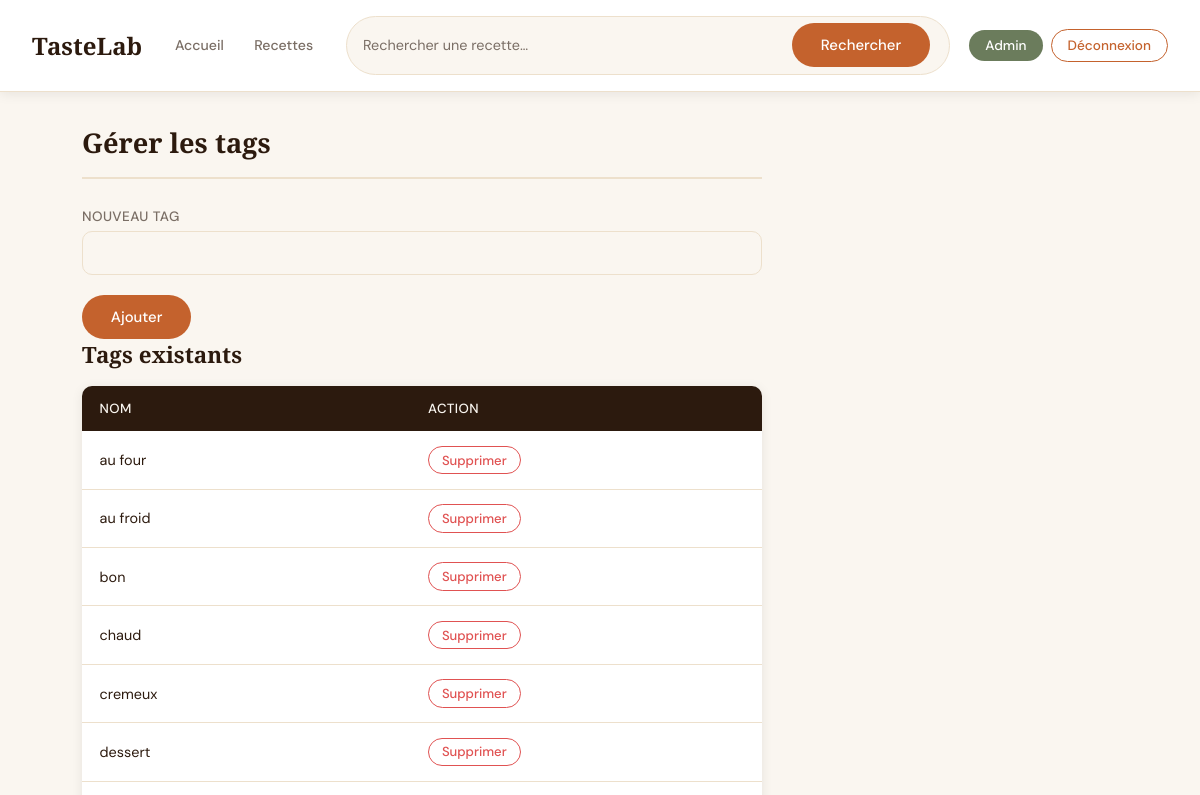
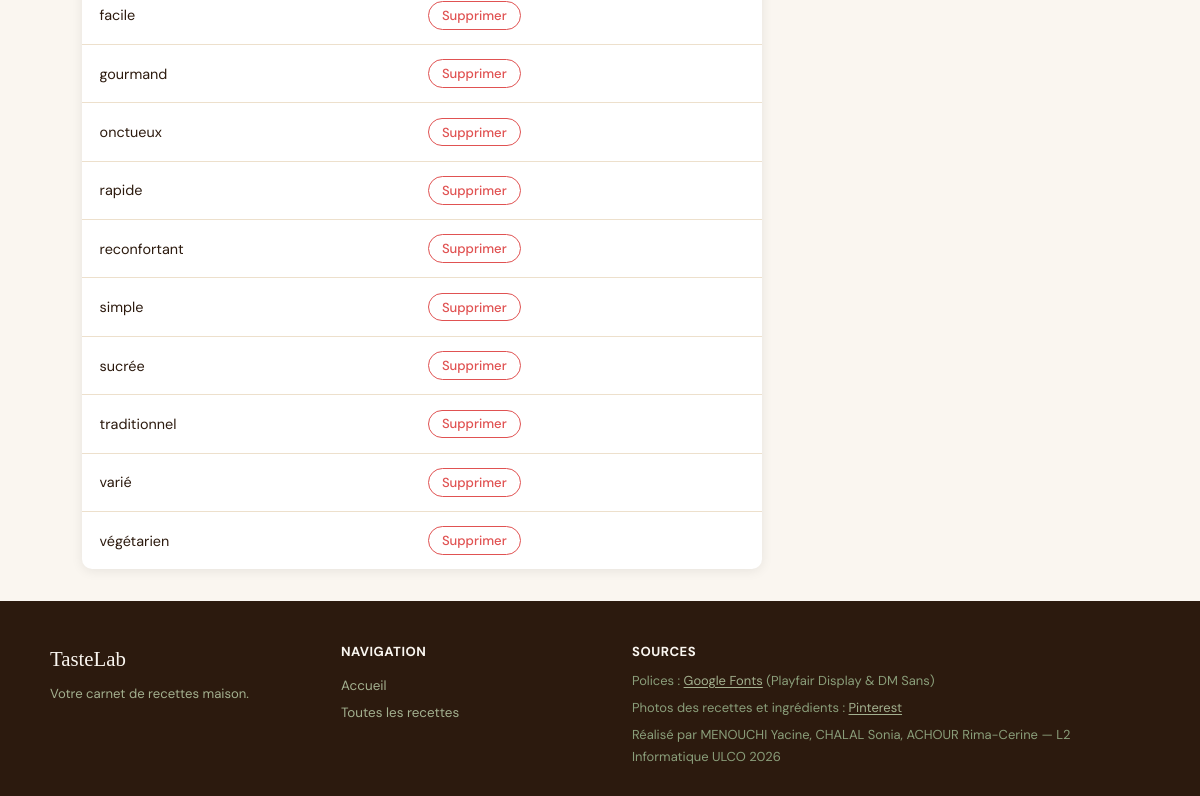
The page /admin/gerer_tags.php (signed in) on the database as committed earlier (2 pictures, top to bottom).
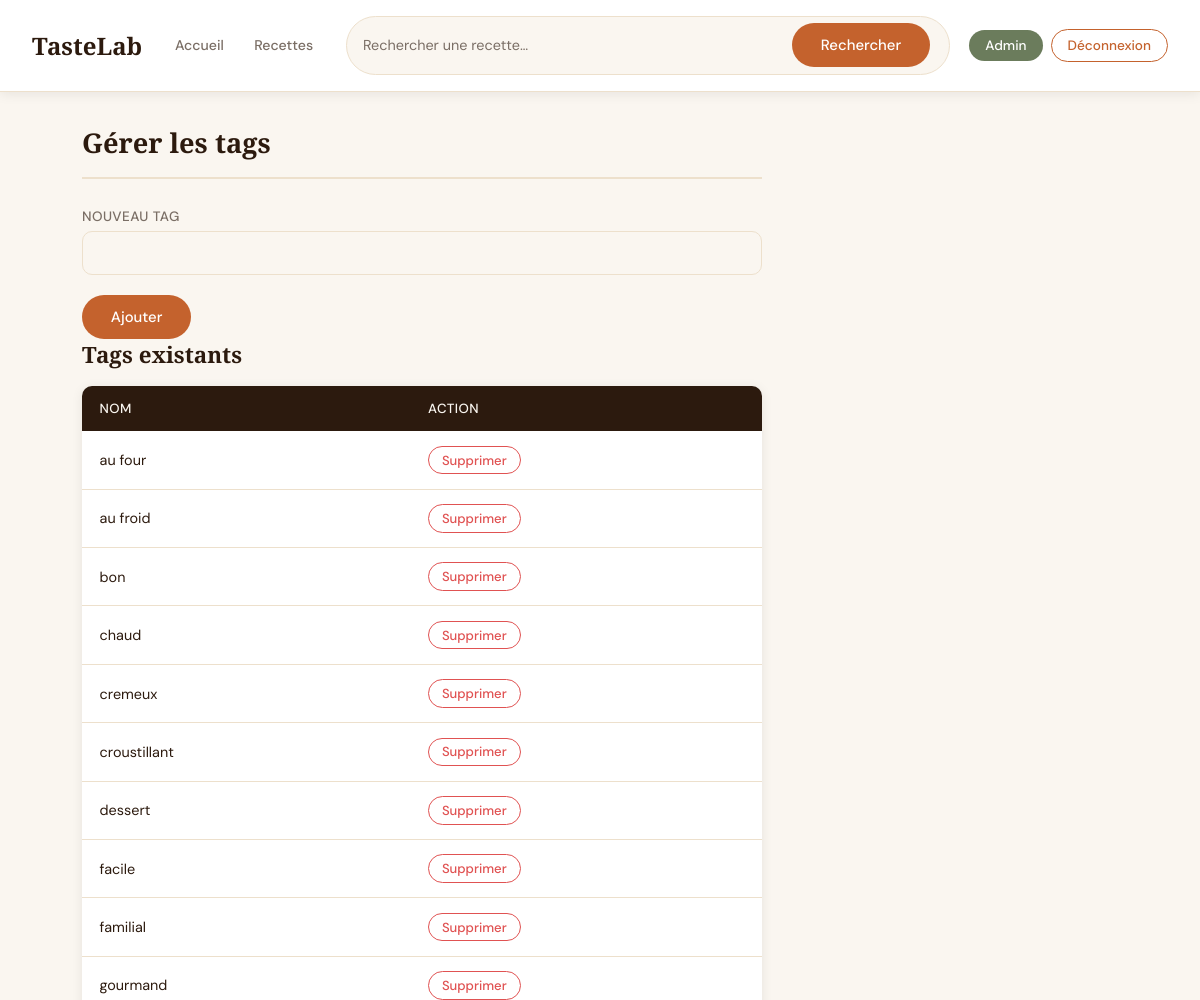
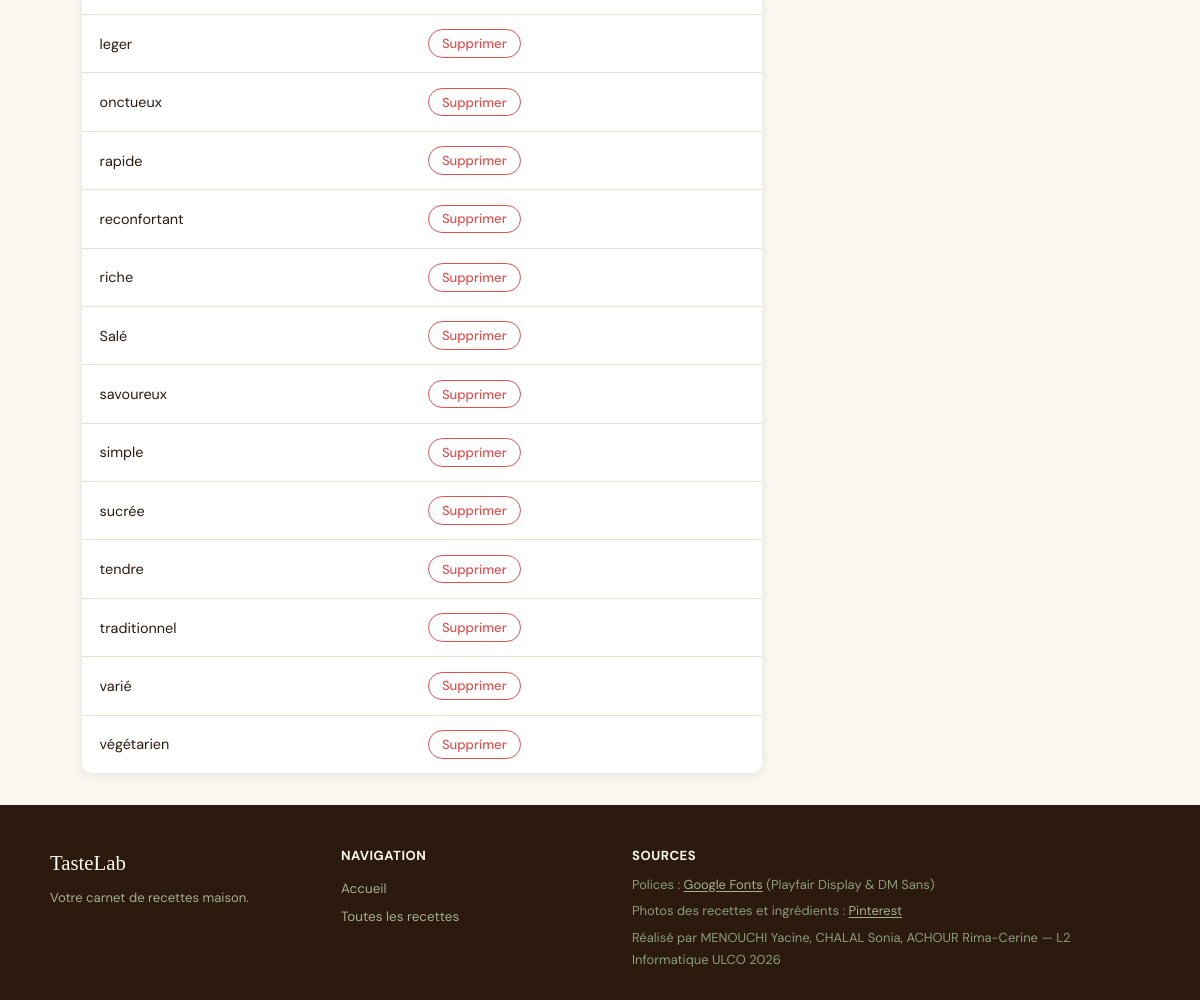
The same page on the database as committed later (2 pictures, top to bottom).
### tables this page shows
CREATE TABLE `tags` (
  `id` int(10) UNSIGNED NOT NULL,
  `nom` varchar(60) NOT NULL
);

### classes/Tag.php (called while the page is built, shortened)
<?php
class Tag {
    private $pdo;
    public function __construct($pdo){
        $this->pdo=$pdo;
    }
    public function getAll(){
        $sql="SELECT * FROM tags";
        $st=$this->pdo->prepare($sql);
        $st->execute();
        return $st->fetchAll(PDO::FETCH_OBJ);
    }
}

### admin/gerer_tags.php (the view, shortened to what this page needs)
<?php
require_once("../includes/db.php");
require_once("../classes/Tag.php");
$pdo    = getPDO();
$tagObj = new Tag($pdo);
$tags = $tagObj->getAll();
?>
<?php require("../includes/header.php"); ?>
<section class="admin-form">
    <h1>Gérer les tags</h1>
    <form action="gerer_tags.php" method="POST" id="form-tag">
        <div class="form-group">
            <label for="nom_tag">Nouveau tag</label>
            <input type="text" name="nom_tag" id="nom_tag"
                value="<?= isset($_POST['nom_tag']) ? htmlspecialchars($_POST['nom_tag']) : '' ?>">
        </div>
        <button type="submit">Ajouter</button>
    </form>
    <h2>Tags existants</h2>
    <table class="admin-table">
        <thead>
            <tr><th>Nom</th><th>Action</th></tr>
        </thead>
        <tbody>
            <?php foreach($tags as $t): ?>
                <tr>
                    <td><?= htmlspecialchars($t->nom) ?></td>
                    <td>
                        <a href="gerer_tags.php?supprimer=<?= $t->id ?>"
                           onclick="return confirm('Supprimer ce tag ?')"
                           class="btn-supprimer">Supprimer</a>
                    </td>
                </tr>
            <?php endforeach; ?>
        </tbody>
    </table>
</section>
<?php require("../includes/footer.php"); ?>

Rows that differ between the two databases and show on the page:
added tags: nom "croustillant"
added tags: nom "familial"
added tags: nom "leger"
added tags: nom "riche"
added tags: nom "Salé"
added tags: nom "savoureux"
added tags: nom "tendre"
